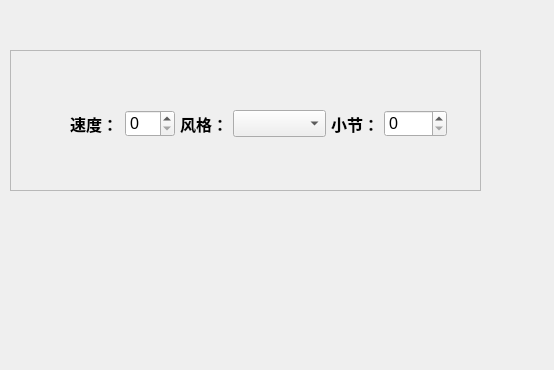
<?xml version="1.0" encoding="UTF-8"?>
<ui version="4.0">
 <class>Form</class>
 <widget class="QWidget" name="Form">
  <property name="geometry">
   <rect>
    <x>0</x>
    <y>0</y>
    <width>554</width>
    <height>370</height>
   </rect>
  </property>
  <property name="windowTitle">
   <string>Form</string>
  </property>
  <widget class="QFrame" name="frame">
   <property name="geometry">
    <rect>
     <x>10</x>
     <y>50</y>
     <width>471</width>
     <height>141</height>
    </rect>
   </property>
   <property name="frameShape">
    <enum>QFrame::StyledPanel</enum>
   </property>
   <property name="frameShadow">
    <enum>QFrame::Raised</enum>
   </property>
   <widget class="QWidget" name="layoutWidget">
    <property name="geometry">
     <rect>
      <x>20</x>
      <y>60</y>
      <width>438</width>
      <height>27</height>
     </rect>
    </property>
    <layout class="QHBoxLayout" name="hbox_choose" stretch="0,5,5,2,3,1">
     <property name="spacing">
      <number>5</number>
     </property>
     <item>
      <spacer name="horizontalSpacer_3">
       <property name="orientation">
        <enum>Qt::Horizontal</enum>
       </property>
       <property name="sizeHint" stdset="0">
        <size>
         <width>40</width>
         <height>20</height>
        </size>
       </property>
      </spacer>
     </item>
     <item>
      <layout class="QHBoxLayout" name="horizontalLayout">
       <item>
        <widget class="QLabel" name="label_speed">
         <property name="font">
          <font>
           <family>Arial</family>
           <pointsize>12</pointsize>
           <weight>75</weight>
           <bold>true</bold>
          </font>
         </property>
         <property name="text">
          <string>速度：</string>
         </property>
        </widget>
       </item>
       <item>
        <widget class="QSpinBox" name="spinBox_speed">
         <property name="font">
          <font>
           <family>Arial</family>
           <pointsize>12</pointsize>
          </font>
         </property>
        </widget>
       </item>
      </layout>
     </item>
     <item>
      <layout class="QHBoxLayout" name="horizontalLayout_2">
       <item>
        <widget class="QLabel" name="label_style">
         <property name="font">
          <font>
           <family>Arial</family>
           <pointsize>12</pointsize>
           <weight>75</weight>
           <bold>true</bold>
          </font>
         </property>
         <property name="text">
          <string>风格：</string>
         </property>
        </widget>
       </item>
       <item>
        <widget class="QComboBox" name="comboBox_style">
         <property name="font">
          <font>
           <family>Arial</family>
           <pointsize>12</pointsize>
           <weight>75</weight>
           <bold>true</bold>
          </font>
         </property>
        </widget>
       </item>
      </layout>
     </item>
     <item>
      <widget class="QLabel" name="label_section">
       <property name="font">
        <font>
         <family>Arial</family>
         <pointsize>12</pointsize>
         <weight>75</weight>
         <bold>true</bold>
        </font>
       </property>
       <property name="text">
        <string>小节：</string>
       </property>
      </widget>
     </item>
     <item>
      <widget class="QSpinBox" name="spinBox_section">
       <property name="font">
        <font>
         <family>Arial</family>
         <pointsize>12</pointsize>
        </font>
       </property>
      </widget>
     </item>
     <item>
      <spacer name="horizontalSpacer_2">
       <property name="orientation">
        <enum>Qt::Horizontal</enum>
       </property>
       <property name="sizeHint" stdset="0">
        <size>
         <width>40</width>
         <height>20</height>
        </size>
       </property>
      </spacer>
     </item>
    </layout>
   </widget>
  </widget>
 </widget>
 <resources/>
 <connections/>
</ui>
